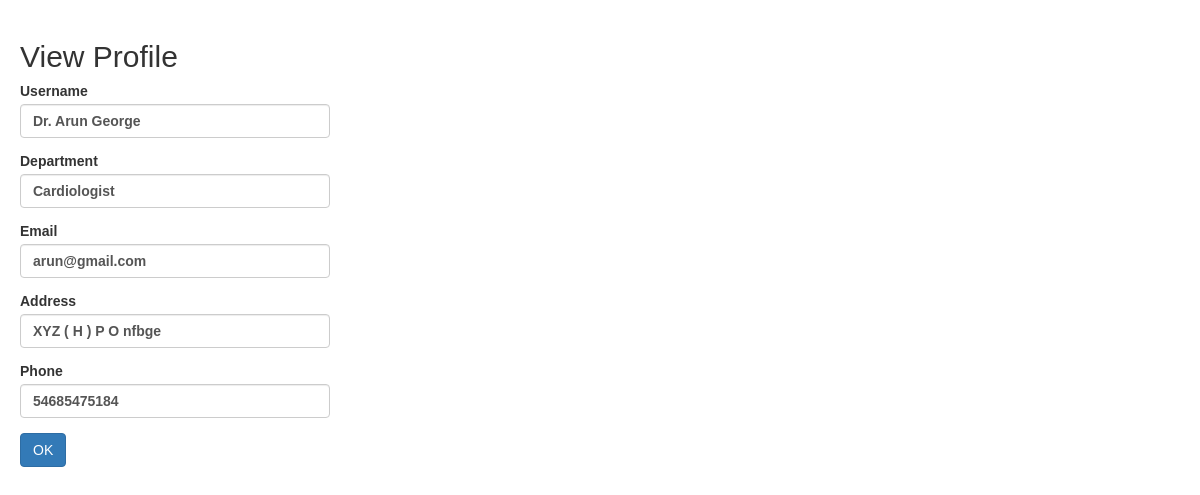
Screenshot of /EditProfile.php (signed in) with the database file from the repository.
### tables this page shows
CREATE TABLE `users` (
  `id` int(11) NOT NULL,
  `username` varchar(20) NOT NULL,
  `email` varchar(50) NOT NULL,
  `password` varchar(100) NOT NULL,
  `address` varchar(255) NOT NULL,
  `phone` varchar(20) NOT NULL,
  `department` varchar(255) NOT NULL,
  `usertype` varchar(255) DEFAULT NULL
);

### EditProfile.php (the view, shortened to what this page needs)
<?php
require_once "config.php";
$doctor_id=$_SESSION['id'];
$username_err =  $email_err = $address_err = $phone_err = $department_err = "";
?>
<!DOCTYPE html>
<html lang="en">
<head>
    <link rel="stylesheet" href="https://maxcdn.bootstrapcdn.com/bootstrap/3.3.7/css/bootstrap.css">
</head>
<body onload=display_c();>
    <div class="wrapper">
        <h2>View Profile</h2>
        <form action="<?php echo htmlspecialchars($_SERVER["PHP_SELF"]); ?>" method="post">
        <?php
        $query = "SELECT  * FROM users where id='$doctor_id'";
        $result = mysqli_query($link,$query);
         while($row=$result->fetch_assoc())
         {
             $username=$row['username'];
             $department=$row['department'];
             $email=$row['email'];
             $address=$row['address'];
             $phone=$row['phone'];
             ?>
            <div class="form-group <?php echo (!empty($username_err)) ? 'has-error' : ''; ?>">
                <label>Username</label>
                <label class="form-control"><?php echo $username; ?></label>
            </div>
            <div class="form-group <?php echo (!empty($department_err)) ? 'has-error' : ''; ?>">
                <label>Department</label>
                <label class="form-control"><?php echo $department; ?></label>
            </div>
            <div class="form-group <?php echo (!empty($email_err)) ? 'has-error' : ''; ?>">
                <label>Email</label>
                <label class="form-control"><?php echo $email; ?></label>
            </div>
            <div class="form-group <?php echo (!empty($address_err)) ? 'has-error' : ''; ?>">
                <label>Address</label>
                <label class="form-control"><?php echo $address; ?></label>
            </div>
            <div class="form-group <?php echo (!empty($phone_err)) ? 'has-error' : ''; ?>">
                <label>Phone</label>
                <label class="form-control"><?php echo $phone; ?></label>
            </div>
            <div class="form-group">
                <a href="index.php" type="cancel" class="btn btn-primary" value="Reset" >OK</a>
            </div>
            <?php
         }
        ?>
        </form>
    </div>
</body>
</html>

### EditProfile.php (style rules this page uses)
body { font: 14px sans-serif; }
.wrapper { width: 350px; padding: 20px; }

### rows the page displays
users: username "Dr. Arun George", department "Cardiologist", email "arun@gmail.com", address "XYZ ( H ) P O nfbge", phone "54685475184"
